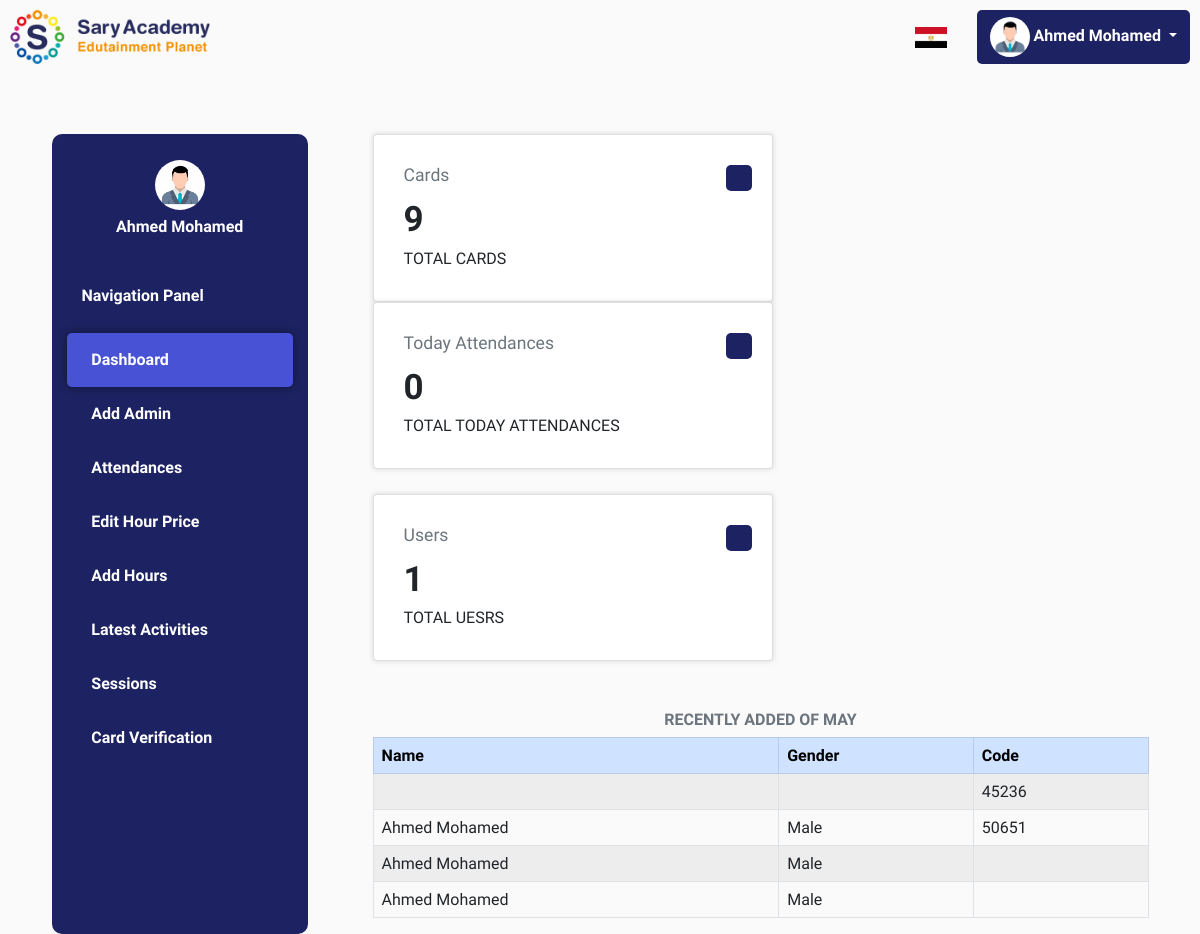
The page /dashboard.php (signed in) on the database as committed earlier.
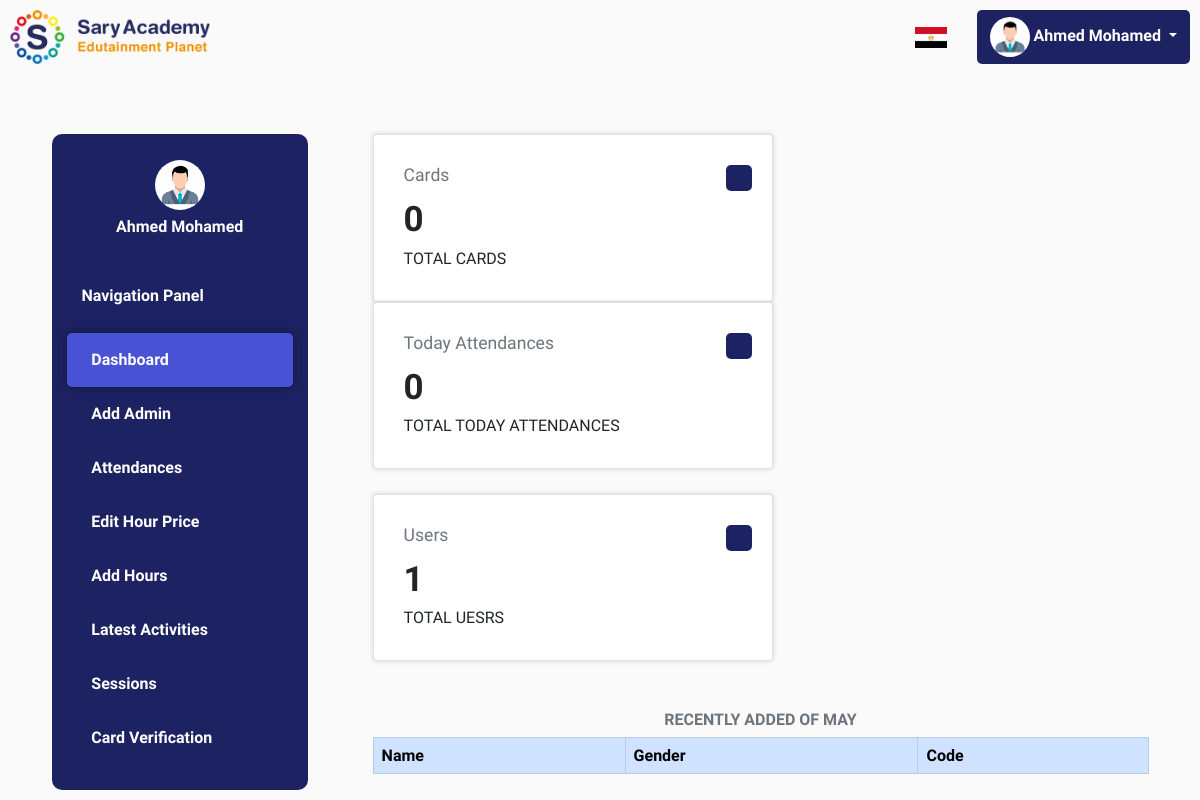
The same page on the database as committed later.
### tables this page shows
CREATE TABLE `users` (
  `id` int(255) NOT NULL,
  `name` text NOT NULL,
  `email` text NOT NULL,
  `password` char(40) NOT NULL,
  `gender` text NOT NULL,
  `phone` text DEFAULT NULL,
  `role` text NOT NULL
);

CREATE TABLE `cards` (
  `id` int(255) NOT NULL,
  `name` text NOT NULL,
  `phone` text DEFAULT NULL,
  `birthday` text NOT NULL,
  `gender` text NOT NULL,
  `code` text NOT NULL,
  `profile_pic` varchar(255) DEFAULT NULL,
  `hours` int(255) NOT NULL
);

### dashboard.php (the view, shortened to what this page needs)
<html>
<head>
    <?php include('links.php'); ?>
</head>
<body style="background-color:#FAFAFA;padding:10px">
<?php include('header.php'); ?>
<div class="container" style="max-width: 95%;margin-top: 70px;">
    <div class="row">
        <div class="col-lg-3">
            <?php include('menu.php'); ?>
        </div>
        <div class="col-lg">
            <div class="row" style="margin-left: 5%;">
                <div class="card" style="padding: 30px;margin-right:5%;box-shadow: 0px 0px 5px 0px #cccc;">
                    <h5 class="text-muted" style="font-size: 1.1rem;font-weight: 400;"><i class="fad fa-user-friends"></i> Cards</h5>
                    <div class="box-card"><i class="fad fa-user-friends"></i></div>
                    <span style="font-size: 35px;font-weight: bold;">
<?php
$sql = "SELECT COUNT(*) AS total_cards FROM cards";
$query = mysqli_query($connect, $sql);
$row = mysqli_fetch_assoc($query);
$count = $row['total_cards'];
echo $count;
?>
                    </span>
                    <span style="text-transform: uppercase;">total cards</span>
                </div>
                <div class="card" style="padding: 30px;margin-right:5%;box-shadow: 0px 0px 5px 0px #cccc;">
                    <h5 class="text-muted" style="font-size: 1.1rem;font-weight: 400;"><i class="fad fa-user-friends"></i> Today Attendances</h5>
                    <div class="box-card"><i class="fad fa-user-friends"></i></div>
                    <span style="font-size: 35px;font-weight: bold;">
<?php
$date = date("Y-m-d");
$sql = "SELECT COUNT(*) AS total_attend FROM sessions WHERE date='$date'";
$query = mysqli_query($connect, $sql);
$row = mysqli_fetch_assoc($query);
$count = $row['total_attend'];
echo $count;
?>
                    </span>
                    <span style="text-transform: uppercase;">total Today Attendances</span>
                </div>
            </div>
            <div class="row" style="margin-left: 5%;margin-top:3%">
                <div class="card" style="padding: 30px;margin-right:5%;box-shadow: 0px 0px 5px 0px #cccc;">
                    <h5 class="text-muted" style="font-size: 1.1rem;font-weight: 400;"><i class="fad fa-user-friends"></i> Users</h5>
                    <div class="box-card"><i class="fad fa-user-friends"></i></div>
                    <span style="font-size: 35px;font-weight: bold;">
<?php
$sql = "SELECT COUNT(*) AS total_users FROM users";
$query = mysqli_query($connect, $sql);
$row = mysqli_fetch_assoc($query);
$count = $row['total_users'];
echo $count;
?>
                    </span>
                    <span style="text-transform: uppercase;">total uesrs</span>
                </div>
            </div>
        <div style="margin-top: 5%;margin-left: 5%;">
        <table class="table caption-top table-striped table-bordered table-responsive">
        <caption style="text-transform: uppercase;text-align:center;font-weight:bold">Recently Added Of <?php echo date("F") ?></caption>
        <thead class="table-primary">
            <tr>
                <th>Name</th>
                <th>Gender</th>
                <th>Code</th>
            </tr>
        </thead>
        <tbody>
<?php
$sql = "SELECT * FROM cards ORDER BY id DESC LIMIT 4";
$query = mysqli_query($connect, $sql);
$num = mysqli_num_rows($query);
if($num > 0) {
    while($row = mysqli_fetch_assoc($query)) {
        $name = $row['name'];
        $gender = $row['gender'];
        $code = $row['code'];
        echo "
        <tr>
            <td>$name</td>
            <td>$gender</td>
            <td>$code</td>
        </tr>
        ";
    }
}
?>
        </tbody>
        </table>
        </div>
        </div>
    </div>
</div>
</body>
</html>

### links.php (shortened to what this page needs)
<link rel="stylesheet" href="vendor/style.css">
<link href="https://cdn.jsdelivr.net/npm/bootstrap@5.0.0-beta3/dist/css/bootstrap.min.css" rel="stylesheet">

### header.php (shortened to what this page needs)
<nav style="display: block;">
        <a href="https://sary-academy.com" target="_blank"><img src="pics/saryacademy.png" alt="Sary academy" style="max-width: 200px;"></a>
        <div style="float: right;display:flex;align-items: center;gap: 30px">
        <a href="#"><img src="pics/egypt-flag.png"></a>
        <div class="dropdown" style="box-shadow:none !important;background:#1D2362;border-radius: 5px;">
        <button class="btn dropdown-toggle shadow-none" type="button" id="dropdownMenuButton1" data-bs-toggle="dropdown" aria-expanded="false" style="color:white;font-weight:bold;">
            <img src="pics/placeholder.jpg" style="max-width: 40px;border-radius: 50%;">
<?php
$email = $_SESSION['email'];
$sql = "SELECT * FROM users WHERE email = '$email'";
$query = mysqli_query($connect, $sql);
while($row = mysqli_fetch_assoc($query)) {
    $name = $row['name'];
    echo "$name";
}
?>
        </button>
        </div>
        </div>
</nav>

### menu.php (shortened to what this page needs)
<div class="menu-dashboard">
    <div class="menu-container">
        <img src="pics/placeholder.jpg" style="max-width: 50px;border-radius: 50%;margin-left: auto;margin-right: auto;display: block;">
        <span style="text-align: center;color:white;display:block;font-weight:bold;margin-top:2%"><?php
$email = $_SESSION['email'];
$sql = "SELECT * FROM users WHERE email = '$email'";
$query = mysqli_query($connect, $sql);
while($row = mysqli_fetch_assoc($query)) {
    $name = $row['name'];
    echo "$name";
}
?></span>
        <div class="menu-links">
            <span style="color: white;font-weight:bold;padding:15px;margin-bottom:10px;display:block">Navigation Panel</span>
            <a href="dashboard.php"><button class="menu-link dashboard-menu"><i class="fal fa-home" style="margin-right: 5%;"></i> Dashboard</button></a>
            <?php
            if(!isset($_SESSION['email'])) {
                header('Location: index.php');
            } else {
                $email = $_SESSION['email'];
            }
            $sql = "SELECT * FROM users WHERE email = '$email'";
            $query = mysqli_query($connect, $sql);
            while($row = mysqli_fetch_assoc($query)) {
                $role = $row['role'];
            }
            if($role == "Admin") {
            } elseif($role == "Superadmin") {
                echo '<a href="add-admin.php"><button class="menu-link add-admin-menu"><i class="fal fa-user" style="margin-right: 5%;"></i> Add Admin</button></a>';
            }
            ?>
            <a href="attendance.php"><button class="menu-link attendance-menu"><i class="far fa-clipboard-user" style="margin-right: 5%;"></i> Attendances</button></a>
            <a href="edit-hour-price.php"><button class="menu-link edit-hour-price-menu"><i class="fal fa-money-bill" style="margin-right: 5%;"></i> Edit Hour Price</button></a>
            <a href="add-hours.php"><button class="menu-link add-hours-menu"><i class="fal fa-id-card" style="margin-right: 5%;"></i> Add Hours</button></a>
            <a href="activities.php"><button class="menu-link activities-menu"><i class="fal fa-exchange" style="margin-right: 5%;"></i> Latest Activities</button></a>
            <a href="sessions.php"><button class="menu-link sessions-menu"><i class="far fa-plug" style="margin-right: 5%;"></i> Sessions</button></a>
            <a href="card-verification.php"><button class="menu-link card-verify-menu"><i class="fal fa-users" style="margin-right: 5%;"></i> Card Verification</button></a>
        </div>
    </div>
</div>

### dashboard.php (style rules this page uses)
.card { max-width: 400px; }
.box-card { padding: 13px; font-size: 20px; position: absolute; background: #1d2362; color: white; border-radius: 5px; right: 20px; }

Rows that differ between the two databases and show on the page:
removed cards: code "45236"
removed cards: name "Ahmed Mohamed", gender "Male", code "50651"
removed cards: name "Ahmed Mohamed", gender "Male"
removed cards: name "Ahmed Mohamed", gender "Male"
Other text that changed with them:
$count: "9" → "0"
